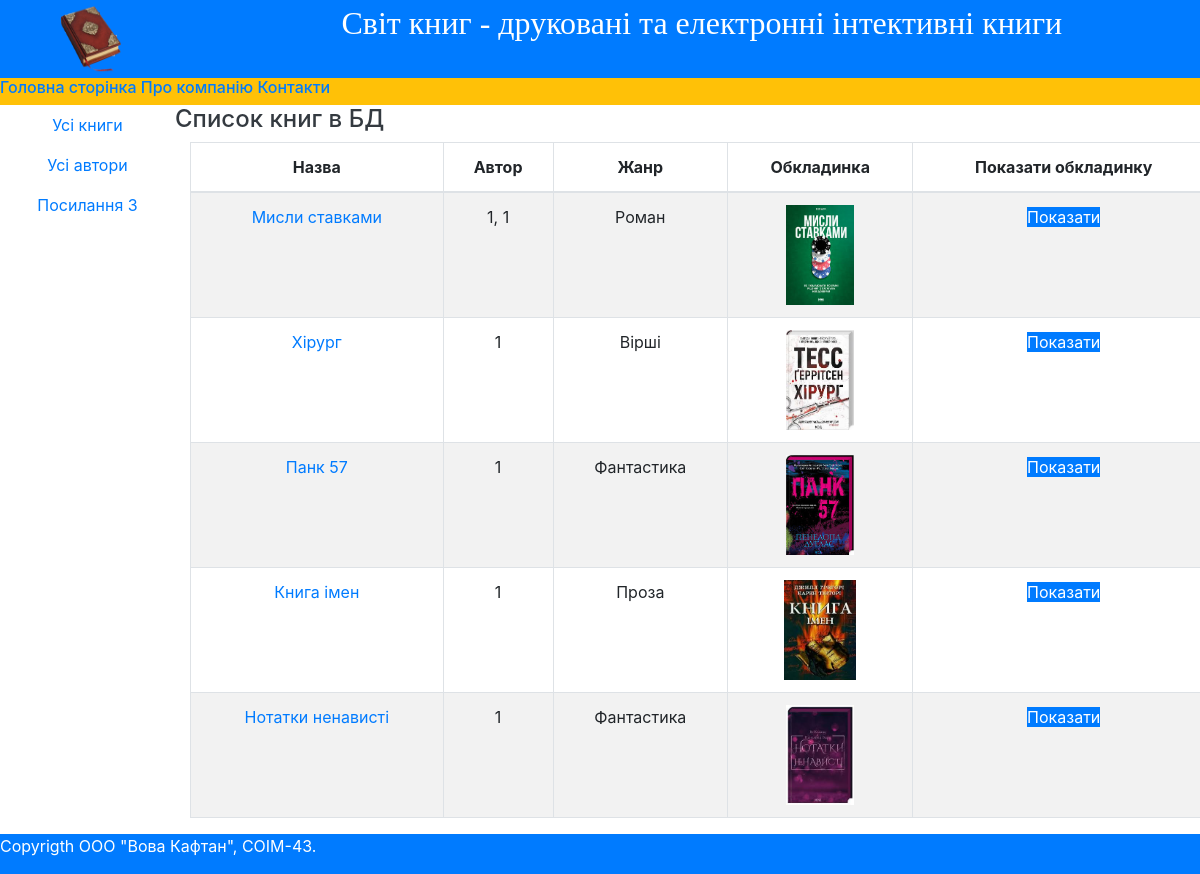
Page /catalog/books on the committed database.
### catalog/models.py (models this page shows, shortened)
class Book(models.Model):
    title = models.CharField(max_length=200, help_text="Введите название книги",
                             verbose_name="Название книги")
    genre = models.ForeignKey('Genre', on_delete=models.CASCADE, help_text="Выберите жанр для книги",
                              verbose_name="Жанр книги", null=True)
    language = models.ForeignKey('Language', on_delete=models.CASCADE, help_text="Выберите язык книги",
                                 verbose_name="Язык книги", null=True)
    publisher = models.ForeignKey('Publisher', on_delete=models.CASCADE, help_text="Выберите издательство",
                                  verbose_name="Издательство", null=True)
    year = models.CharField(max_length=4, help_text="Введите год издания",
                            verbose_name="Год издания")
    author = models.ManyToManyField('Author', help_text="Выберите автора (авторов) книги",
                                    verbose_name="Автор (авторы книги")
    summary = models.TextField(max_length=1000, help_text="Введите краткое описание книги",
                               verbose_name="Аннотация книги")
    isbn = models.CharField(max_length=13, help_text="Должно содержать 13 символов",
                            verbose_name="ISBN книги")
    price = models.DecimalField(decimal_places=2, max_digits=7, help_text="Введите цену книги",
                                verbose_name="Цена (руб.)")
    photo = models.ImageField(upload_to="images", help_text="Загрузите изображение обложки",
                              verbose_name="Изображение обложки")
    def display_author(self):
        return ', '.join([author.last_name for author in self.author.all()])
    display_author.short_description = 'Авторы'

class Author(models.Model):
    first_name = models.CharField(max_length=200, help_text=" Введите имя автора", verbose_name="Имя автора")
    last_name = models.CharField(max_length=160, help_text=" Введите фамилию автора", verbose_name="Фамилия автора")
    date_of_birth = models.DateField(help_text="Введите дата рождения", verbose_name="Дата рождения",
                                     null=True, blank=True)
    about = models.TextField(help_text="Введите сведения об авторе", verbose_name="Сведения об авторе")
    photo = models.ImageField(upload_to="images", help_text="Загрузите фото автора", verbose_name="Фото автора",
                              null=True, blank=True)

class Genre(models.Model):
    name = models.CharField(max_length=200, help_text=" Введите жанр книги", verbose_name="Жанр книги")
    def __str__(self):
        return self.name

### catalog/views.py (the view)
# urls.py: path('books', views.BookListView.as_view(), name='books'),
class BookListView(ListView):
    model = Book
    context_object_name = 'books'

### templates/catalog/book_list.html
{% extends "base.html" %}
{% block content %}
    <div class="row text-center text-dark lh-2">
         <h4> Список книг в БД </h4>
    </div>
    {% if books %}
        <table class="table table-striped table-bordered text-start">
            <thead>
                <tr>
                    <th>Назва</th>
                    <th>Автор</th>
                    <th>Жанр</th>
                    <th>Обкладинка</th>
                    <th>Показати обкладинку</th>
                </tr>
            </thead>
            <tbody>
                {% for book in books %}
                    <tr>
                        <td><a href="books/{{ book.id }}">{{ book.title }}</a> </td>
                        <td>{{ book.display_author }}</td>
                        <td>{{ book.genre }}</td>
                        <td>
                            <img src="{{ book.photo.url }}" alt="connect" style="max-height: 100px">
                        </td>
                        <td>
                            <a href="{{ book.photo.url }}"
                               class="btn-primary" target="_blank">Показати</a>
                        </td>
                    </tr>
                {% endfor %}
            </tbody>
        </table>
    {% else %}
        <p>У базі даних немає книг</p>
    {% endif %}
{% endblock content %}

### templates/base.html (shortened to what this page needs)
<!DOCTYPE html>
<html lang="en">
<head>
    {% load static %}
    <link rel="stylesheet" href="/static/css/bootstrap.min.css">
</head>
<body>
    <div class="container-fluid p-1 bg-primary text-white text-center">
        <div class="row">
            <div class="col-2 text-start">
                <img src="{% static 'img/pp100.png' %}" width="70" height="70">
            </div>
            <div class="col-10">
                <h2 style="font-family: 'Monotype Corsiva'">Світ книг - друковані та електронні інтективні книги</h2>
            </div>
        </div>
    </div>
    <div class="container-fluid">
        <div class="row bg-warning text-center">
            <h6>
                <a href="{% url 'index' %}">Головна сторінка</a>
                <a href="{% url 'index' %}">Про компанію</a>
                <a href="{% url 'index' %}">Контакти</a>
            </h6>
        </div>
    </div>
    <div class="row text-center text-body">
        <div class="col-2">
            {% block sidebar %}
                <nav class="nav flex-column">
                    <a class="nav-link" href="{% url 'books' %}"> Усі книги</a>
                    <a class="nav-link" href="{% url 'index' %}"> Усі автори</a>
                    <a class="nav-link" href="{% url 'index' %}"> Посилання 3</a>
                </nav>
            {% endblock sidebar %}
        </div>
        <div class="col-10">
            <div class="row text-center">
                {% block content %}
                {% endblock content %}
            </div>
        </div>
    </div>
    <div class="container-fluid">
        <div class="row bg-primary text-center text-white lh-1">
            {% block footer %}
                <p>Copyrigth ООО "Вова Кафтан", СОІМ-43.</p>
            {% endblock footer %}
        </div>
    </div>
</body>
</html>

### rows in the picture
Book: title "Мисли ставками", display_author "1, 1", genre "Роман", photo (picture)
Book: title "Хірург", display_author "1", genre "Вірші", photo (picture)
Book: title "Панк 57", display_author "1", genre "Фантастика", photo (picture)
Book: title "Книга імен", display_author "1", genre "Проза", photo (picture)
Book: title "Нотатки ненависті", display_author "1", genre "Фантастика", photo (picture)
